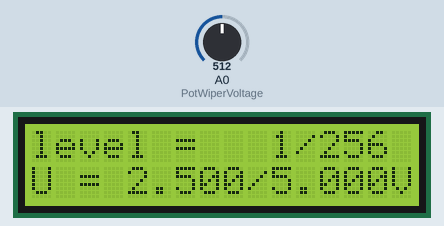
This sketch was run on a simulated Arduino Mega 2560, built with avr-gcc and run on an emulated ATmega2560. Parts: 16×2 character LCD. The inputs (shaded band) are chosen by the test bench; at power-on: A0 (PotWiperVoltage) = 512. What the sketch prints to the serial monitor is not drawn.

Above: at 4.2 s.
4.3 s: A0 (PotWiperVoltage) set to 716
At 5.1 s:
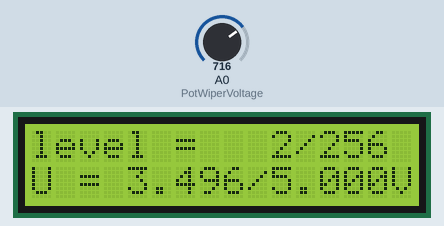
6.7 s: A0 (PotWiperVoltage) set to 900
At 7.2 s:
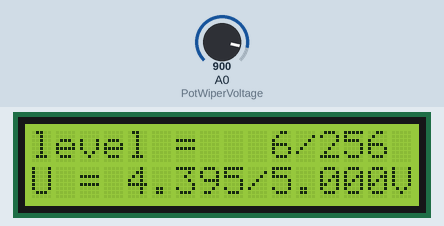
8.8 s: A0 (PotWiperVoltage) set to 1023
At 9.3 s:
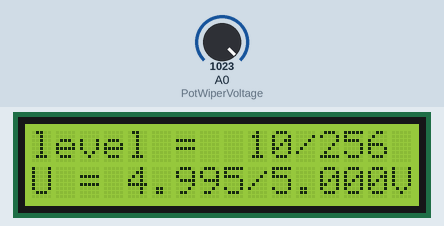
Timing chart, 0 to 11.8 s (numbered marks = the images above; inputs shaded):
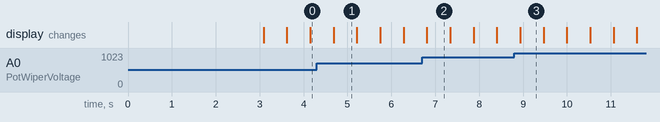

Measured:
- what the display in image 1 shows lasts 0.5 s, from 4.7 s to 5.2 s

The sketch:

MCP41xxx_lcd1602_i2c_test.ino
```cpp
/*MCP41xxx Tutorial
http://henrysbench.capnfatz.com/henrys-bench/arduino-output-devices/mcp41010-digital-potentiometer-arduino-user-manual/
http://www.arduino-projekte.de/index.php?n=65

adapted by Nicu FLORICA (aka niq_ro) - http://www.tehnic.go.ro
& http://www.arduinotehniq.com/
*/

#include <SPI.h>
//const int CS = 10;  // Uno
const int CS = 53;   // mega
int PotWiperVoltage = 0;
int RawVoltage = 0;
float Voltage = 0;

#include <Wire.h>
#include <LiquidCrystal_I2C.h>
LiquidCrystal_I2C lcd(0x27, 16, 2);

int scurt = 500;

void setup() {
  pinMode (CS, OUTPUT);
  Serial.begin(9600);
  SPI.begin();

lcd.begin();
lcd.backlight();

lcd.setCursor(3, 0);
lcd.print("MCP41xxx");
lcd.setCursor(1, 1);
lcd.print("test by niq_ro");
delay(3000);
lcd.clear();


}

void loop() {
  // move the potentiometer in one direction
  for (int level = 0; level <= 255; level++)
  {
    MCP41010Write(level);
    delay(scurt);
    RawVoltage = analogRead(PotWiperVoltage);
    Voltage = (RawVoltage * 5.0 )/ 1024.0;
    Serial.print("Level = " );
    Serial.print(level);
    Serial.print("\t Voltage = ");
    Serial.println(Voltage,3);

    lcd.setCursor(0, 0);
    lcd.print("level = ");
    if (level < 100) lcd.print(" ");
    if (level < 10) lcd.print(" ");
    lcd.print(level);
    lcd.print("/256");
    lcd.setCursor(0, 1);
    lcd.print("U = ");
    lcd.print(Voltage,3);
    lcd.print("/5.000V");
  }
  delay(2000);  // wait a couple seconds
  // Now mover potentiometer in other directions

  for (int level = 255; level >= 0; level--)
  {
    MCP41010Write(level);
    delay(scurt
    );
    RawVoltage = analogRead(PotWiperVoltage);
    Voltage = (RawVoltage * 5.0 )/ 1024.0;
    Serial.print("Level = " );
    Serial.print(level);
    Serial.print("\t Voltage = ");
    Serial.println(Voltage,3);
    lcd.setCursor(0, 0);
    lcd.print("level = ");
    if (level < 100) lcd.print(" ");
    if (level < 10) lcd.print(" ");
    lcd.print(level);
    lcd.print("/256");
    lcd.setCursor(0, 1);
    lcd.print("U = ");
    lcd.print(Voltage,3);
    lcd.print("/5.000V");


  }
   delay(2000);
}

void MCP41010Write(byte value)
{
  // Note that the integer vale passed to this subroutine
  // is cast to a byte

  digitalWrite(CS,LOW);
  SPI.transfer(B00010001); // This tells the chip to set the pot
  SPI.transfer(value);     // This tells it the pot position
  digitalWrite(CS,HIGH);
}
```
